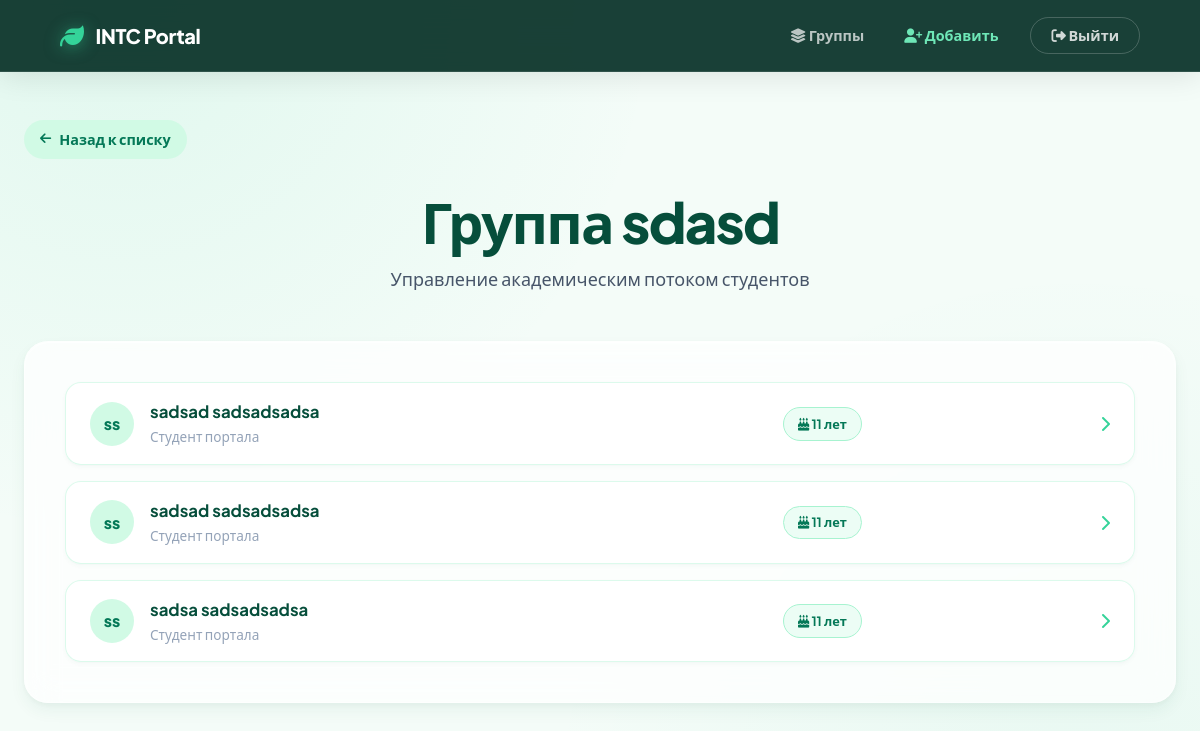
The page /students/group/sdasd/ (signed in) on the database its author committed.
### students/models.py (models this page shows, shortened)
class Student(models.Model):
    first_name = models.CharField(max_length=100)
    last_name = models.CharField(max_length=100)
    age = models.IntegerField()
    group = models.CharField(max_length=20)
    photo = models.ImageField(upload_to='photos/', blank=True, null=True)

### students/views.py (the view)
# urls.py: path('group/<str:group_name>/', views.group_detail, name='group_detail'),
@login_required
def group_detail(request, group_name):
    students = Student.objects.filter(group=group_name)
    return render(request, "students/group_detail.html", {
        "group_name": group_name,
        "students": students
    })

### students/templates/students/group_detail.html (shortened to what this page needs)
{% extends 'base.html' %}
{% block content %}
<a href="{% url 'student_list' %}" class="breadcrumb animate-fade stagger-1">
    <i class="fa-solid fa-arrow-left"></i> Назад к списку
</a>
<div class="page-header animate-fade stagger-2">
    <h1 class="page-title">Группа {{ group_name }}</h1>
    <p class="page-subtitle">Управление академическим потоком студентов</p>
</div>
<div class="glass-card animate-fade stagger-3">
    {% if students %}
    <div class="student-list">
        {% for student in students %}
        <a href="{% url 'student_detail' student.pk %}" class="student-row">
            <div class="student-avatar">
                {{ student.first_name|first }}{{ student.last_name|first }}
            </div>
            <div>
                <div class="student-name">{{ student.first_name }} {{ student.last_name }}</div>
                <div class="student-meta">Студент портала</div>
            </div>
            <div class="student-badge">
                <i class="fa-solid fa-cake-candles"></i> {{ student.age }} лет
            </div>
            <div class="student-action">
                <i class="fa-solid fa-chevron-right"></i>
            </div>
        </a>
        {% endfor %}
    </div>
    {% else %}
    <div class="empty-box">
        <i class="fa-solid fa-users-slash empty-icon"></i>
        <h3>Пустая группа</h3>
        <p>В этой группе пока нет зарегистрированных студентов.</p>
    </div>
    {% endif %}
</div>
{% endblock %}

### static/css/style.css (style rules this page uses)
:root { --emerald-950: #022c22; --emerald-900: #064e3b; --emerald-800: #065f46; --emerald-700: #047857; --emerald-600: #059669; --emerald-500: #10b981; --emerald-400: #34d399; --emerald-300: #6ee7b7; --emerald-200: #a7f3d0; --emerald-100: #d1fae5; --emerald-50: #ecfdf5; --primary: var(--emerald-700); --primary-hover: var(--emerald-600); --accent: var(--emerald-500); --accent-light: var(--emerald-100); --bg-body: #f4fcf8; --bg-card: rgba(255, 255, 255, 0.75); --bg-overlay: rgba(255, 255, 255, 0.85); --text-primary: #064e3b; --text-secondary: #475569; --text-tertiary: #94a3b8; --text-inverse: #ffffff; --border-subtle: rgba(167, 243, 208, 0.4); --border-strong: rgba(167, 243, 208, 0.8); --shadow-sm: 0 2px 4px rgba(6, 95, 70, 0.04), 0 1px 2px rgba(6, 95, 70, 0.02); --shadow-md: 0 8px 16px rgba(6, 95, 70, 0.06), 0 2px 6px rgba(6, 95, 70, 0.04); --shadow-lg: 0 24px 48px rgba(6, 95, 70, 0.08), 0 12px 24px rgba(6, 95, 70, 0.04); --shadow-hover: 0 32px 64px rgba(6, 95, 70, 0.12), 0 16px 32px rgba(6, 95, 70, 0.08); --shadow-focus: 0 0 0 4px rgba(16, 185, 129, 0.25); --radius-sm: 12px; --radius-md: 16px; --radius-lg: 24px; --radius-full: 9999px; --ease-elastic: cubic-bezier(0.34, 1.56, 0.64, 1); --ease-smooth: cubic-bezier(0.4, 0, 0.2, 1); --dur-fast: 150ms; --dur-normal: 300ms; --dur-slow: 500ms; }
*, *::before, *::after { box-sizing: border-box; margin: 0; padding: 0; }
html { scroll-behavior: smooth; font-size: 16px; }
body { font-family: 'Plus Jakarta Sans', system-ui, sans-serif; background-color: var(--bg-body); background-image: radial-gradient(circle at 10% 0%, rgba(52, 211, 153, 0.1) 0%, transparent 40%), radial-gradient(circle at 90% 100%, rgba(16, 185, 129, 0.05) 0%, transparent 40%); background-attachment: fixed; color: var(--text-secondary); line-height: 1.6; min-height: 100vh; display: flex; flex-direction: column; }
.animate-fade { animation: fadeInUp var(--dur-slow) var(--ease-elastic) both; }
.stagger-1 { animation-delay: 50ms; }
.stagger-2 { animation-delay: 100ms; }
.stagger-3 { animation-delay: 150ms; }
.page-header { margin-bottom: 3rem; text-align: center; }
.page-title { font-size: clamp(2rem, 5vw, 3.5rem); font-weight: 800; color: var(--text-primary); line-height: 1.1; letter-spacing: -0.03em; margin-bottom: 0.75rem; }
.page-subtitle { font-size: 1.125rem; color: var(--text-secondary); max-width: 600px; margin: 0 auto; }
.breadcrumb { display: inline-flex; align-items: center; gap: 0.5rem; color: var(--primary); font-weight: 600; font-size: 0.9rem; text-decoration: none; background: var(--emerald-100); padding: 0.5rem 1rem; border-radius: var(--radius-full); margin-bottom: 2rem; transition: all var(--dur-normal) var(--ease-smooth); }
.breadcrumb i { font-size: 0.8rem; }
.glass-card { background: var(--bg-card); backdrop-filter: blur(16px); -webkit-backdrop-filter: blur(16px); border: 1px solid rgba(255, 255, 255, 0.4); border-radius: var(--radius-lg); box-shadow: var(--shadow-md); padding: 2.5rem; position: relative; overflow: hidden; transition: transform var(--dur-normal) var(--ease-elastic), box-shadow var(--dur-normal) var(--ease-smooth); }
.glass-card::after { content: ''; position: absolute; top: 0; left: 0; right: 0; bottom: 0; box-shadow: inset 0 1px 1px rgba(255, 255, 255, 0.8); border-radius: inherit; pointer-events: none; }
.student-list { display: flex; flex-direction: column; gap: 1rem; }
.student-row { display: grid; grid-template-columns: 60px 2fr 1fr auto; align-items: center; background: var(--bg-card); backdrop-filter: blur(8px); border: 1px solid var(--border-subtle); border-radius: var(--radius-md); padding: 1rem 1.5rem; box-shadow: var(--shadow-sm); transition: all var(--dur-normal) var(--ease-elastic); text-decoration: none; }
.student-avatar { width: 44px; height: 44px; border-radius: 50%; background: var(--emerald-100); color: var(--emerald-700); display: flex; align-items: center; justify-content: center; font-weight: 800; font-size: 1rem; }
.student-name { font-weight: 700; color: var(--text-primary); font-size: 1.05rem; }
.student-meta { color: var(--text-tertiary); font-size: 0.85rem; font-weight: 500; }
.student-badge { background: var(--emerald-50); color: var(--emerald-700); padding: 0.35rem 0.85rem; border-radius: var(--radius-full); font-size: 0.8rem; font-weight: 700; border: 1px solid var(--emerald-200); justify-self: start; }
.student-action { color: var(--emerald-400); transition: color var(--dur-normal); }

### rows shown on the page
Student: first_name|first "s", last_name|first "s", first_name "sadsad", last_name "sadsadsadsa", age "11"
Student: first_name|first "s", last_name|first "s", first_name "sadsad", last_name "sadsadsadsa", age "11"
Student: first_name|first "s", last_name|first "s", first_name "sadsa", last_name "sadsadsadsa", age "11"

### other values the page prints
{{ group_name }} "sdasd"
